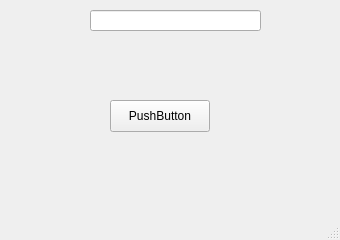
<?xml version="1.0" encoding="UTF-8"?>
<ui version="4.0">
 <class>MainWindow</class>
 <widget class="QMainWindow" name="MainWindow">
  <property name="geometry">
   <rect>
    <x>0</x>
    <y>0</y>
    <width>340</width>
    <height>240</height>
   </rect>
  </property>
  <property name="minimumSize">
   <size>
    <width>340</width>
    <height>240</height>
   </size>
  </property>
  <property name="maximumSize">
   <size>
    <width>340</width>
    <height>240</height>
   </size>
  </property>
  <property name="windowTitle">
   <string>MELBORP</string>
  </property>
  <widget class="QWidget" name="centralwidget">
   <widget class="QPushButton" name="pb_do">
    <property name="geometry">
     <rect>
      <x>110</x>
      <y>100</y>
      <width>100</width>
      <height>32</height>
     </rect>
    </property>
    <property name="text">
     <string>PushButton</string>
    </property>
   </widget>
   <widget class="QLineEdit" name="le_input">
    <property name="geometry">
     <rect>
      <x>90</x>
      <y>10</y>
      <width>171</width>
      <height>21</height>
     </rect>
    </property>
   </widget>
  </widget>
  <widget class="QMenuBar" name="menubar">
   <property name="geometry">
    <rect>
     <x>0</x>
     <y>0</y>
     <width>340</width>
     <height>24</height>
    </rect>
   </property>
  </widget>
  <widget class="QStatusBar" name="statusbar"/>
 </widget>
 <resources/>
 <connections/>
</ui>
